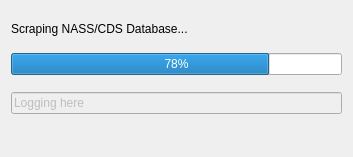
<?xml version="1.0" encoding="UTF-8"?>
<ui version="4.0">
 <class>LoadingDialog</class>
 <widget class="QDialog" name="LoadingDialog">
  <property name="geometry">
   <rect>
    <x>0</x>
    <y>0</y>
    <width>353</width>
    <height>157</height>
   </rect>
  </property>
  <property name="windowTitle">
   <string>Dialog</string>
  </property>
  <layout class="QVBoxLayout" name="verticalLayout">
   <item>
    <widget class="QLabel" name="mainTitle">
     <property name="sizePolicy">
      <sizepolicy hsizetype="Preferred" vsizetype="Fixed">
       <horstretch>0</horstretch>
       <verstretch>0</verstretch>
      </sizepolicy>
     </property>
     <property name="text">
      <string>Scraping NASS/CDS Database...</string>
     </property>
    </widget>
   </item>
   <item>
    <widget class="QProgressBar" name="progressBar">
     <property name="value">
      <number>78</number>
     </property>
     <property name="alignment">
      <set>Qt::AlignCenter</set>
     </property>
    </widget>
   </item>
   <item>
    <widget class="QLineEdit" name="lineEdit">
     <property name="enabled">
      <bool>false</bool>
     </property>
     <property name="text">
      <string>Logging here</string>
     </property>
    </widget>
   </item>
   <item>
    <widget class="QDialogButtonBox" name="buttonBox">
     <property name="orientation">
      <enum>Qt::Horizontal</enum>
     </property>
     <property name="standardButtons">
      <set>QDialogButtonBox::NoButton</set>
     </property>
    </widget>
   </item>
  </layout>
 </widget>
 <resources/>
 <connections>
  <connection>
   <sender>buttonBox</sender>
   <signal>accepted()</signal>
   <receiver>LoadingDialog</receiver>
   <slot>accept()</slot>
   <hints>
    <hint type="sourcelabel">
     <x>248</x>
     <y>254</y>
    </hint>
    <hint type="destinationlabel">
     <x>157</x>
     <y>274</y>
    </hint>
   </hints>
  </connection>
  <connection>
   <sender>buttonBox</sender>
   <signal>rejected()</signal>
   <receiver>LoadingDialog</receiver>
   <slot>reject()</slot>
   <hints>
    <hint type="sourcelabel">
     <x>316</x>
     <y>260</y>
    </hint>
    <hint type="destinationlabel">
     <x>286</x>
     <y>274</y>
    </hint>
   </hints>
  </connection>
 </connections>
</ui>
